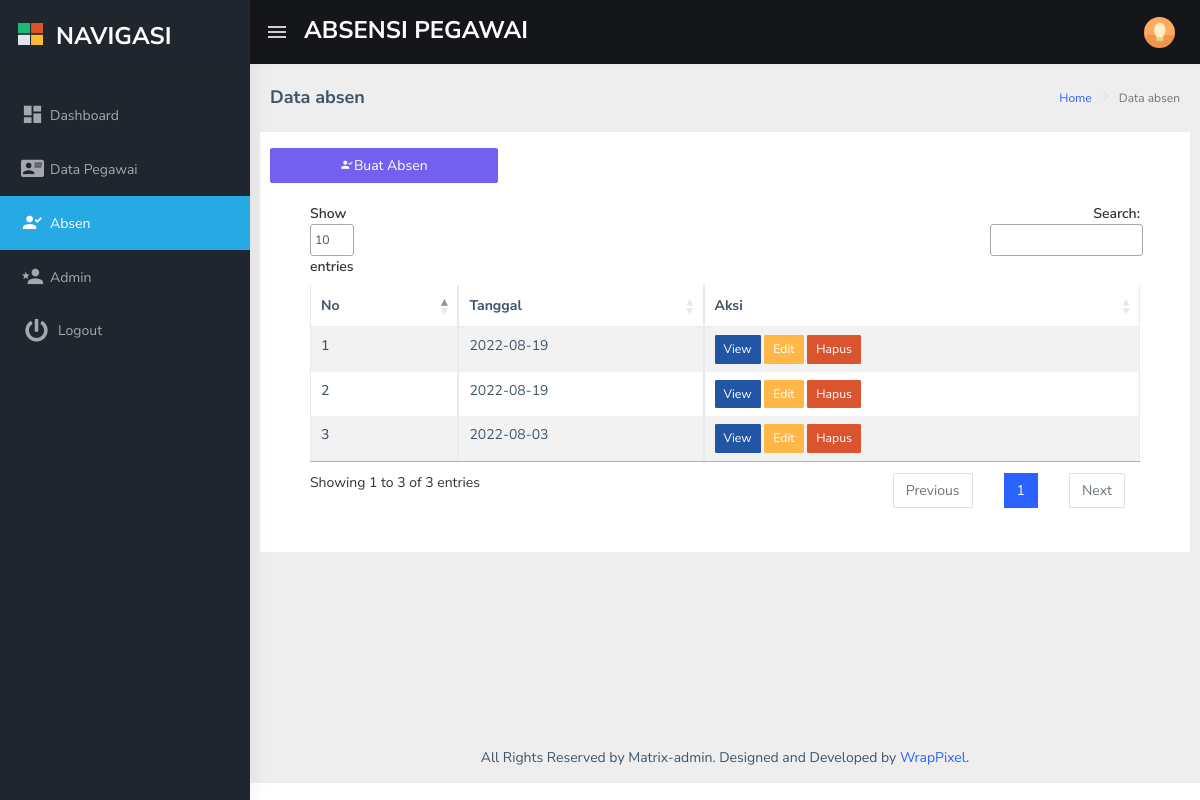
Page /admin/absen.php (signed in) on the committed database.
### tables this page shows
CREATE TABLE `absen` (
  `id_absen` int(11) NOT NULL,
  `tanggal` date NOT NULL
);

### function.php (called while the page is built, shortened)
<?php
$mysql = mysqli_connect("localhost", "root", "", "db_absen");
$dataAbsen = $mysql->query("SELECT * FROM absen ORDER BY id_absen DESC");

### admin/absen.php (the view, shortened to what this page needs)
<?php
require '../function.php';
?>
<?php include 'layout/header.php'; ?>
<?php include 'layout/sidebar.php'; ?>
      <div class="page-wrapper">
        <div class="page-breadcrumb">
          <div class="row">
            <div class="col-12 d-flex no-block align-items-center">
              <h4 class="page-title">Data absen</h4>
              <div class="ms-auto text-end">
                <nav aria-label="breadcrumb">
                  <ol class="breadcrumb">
                    <li class="breadcrumb-item"><a href="#">Home</a></li>
                    <li class="breadcrumb-item active" aria-current="page">
                      Data absen
                    </li>
                  </ol>
                </nav>
              </div>
            </div>
          </div>
        </div>
        <div class="container-fluid">
          <div class="row">
            <div class="card">
            <a href="tambah_absen.php" class="btn btn-primary w-25 float-end mt-3"><i class="mdi mdi-account-check"></i
                  >Buat Absen</a>
                <div class="card-body">
                  <div class="table-responsive">
                    <table
                      id="zero_config"
                      class="table table-striped table-bordered"
                    >
                      <thead>
                        <tr>
                          <th>No</th>
                          <th>Tanggal</th>
                          <th>Aksi</th>
                        </tr>
                      </thead>
                      <tbody>
                        <?php $no = 1; ?>
                        <?php foreach($dataAbsen as $row) : ?>
                        <tr>
                          <th scope="col"><?= $no; ?></th>
                          <td><?= $row['tanggal']; ?></td>
                          <td>
                            <a href="list_absen.php?id=<?= $row['id_absen']; ?>"
                              class="btn btn-sm btn-info">View</a>
                            <a href="edit_absen.php?id=<?= $row['id_absen']; ?>"
                              class="btn btn-sm btn-warning">Edit</a>
                            <a href="?hapus=<?= $row['id_absen']; ?>"
                              onclick="return confirm('Data Ini Akan Di Hapus.?')"
                              class="btn btn-sm btn-danger">Hapus</a>
                          </td>
                        </tr>
                        <?php $no++; ?>
                        <?php endforeach; ?>
                      </tbody>
                    </table>
                  </div>
                </div>
              </div>
          </div>
        </div>
<?php include 'layout/footer.php'; ?>

### rows in the picture
absen: tanggal "2022-08-19"
absen: tanggal "2022-08-19"
absen: tanggal "2022-08-03"
